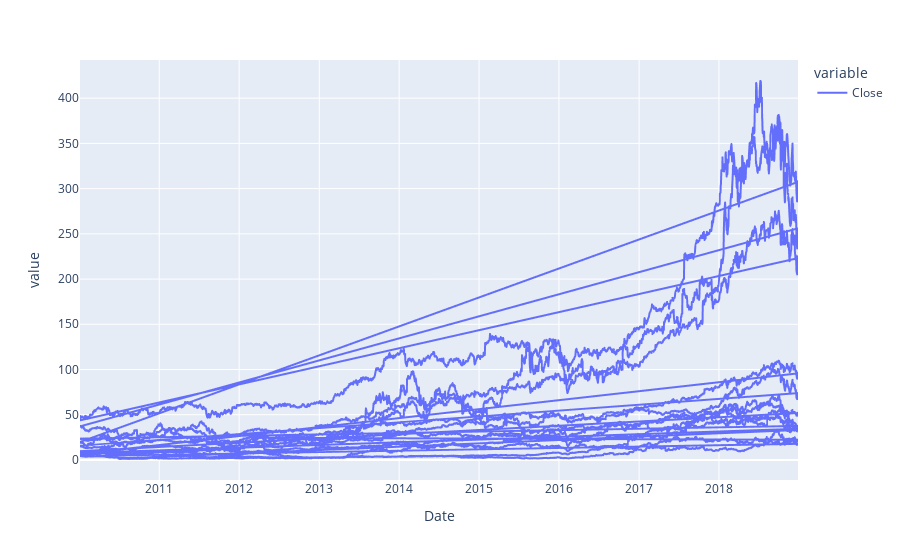

Notebook code cell kept with this figure:
### Code cell
fig1 = px.line(df_ticker_return['Close'])
fig1

### Figure 1 — Plotly figure (JSON) as saved in the notebook; plotly's stock layout.template omitted (floating-point values rounded to 4 significant figures; data arrays with more than 128 entries replaced by an {"elided": "..."} marker saying what was removed)
{"data": [{"hovertemplate": "variable=Close<br>Date=%{x}<br>value=%{y}<extra></extra>", "legendgroup": "Close", "line": {"color": "#636efa", "dash": "solid"}, "marker": {"symbol": "circle"}, "mode": "lines", "name": "Close", "showlegend": true, "type": "scattergl", "x": {"elided": "26489 str values"}, "xaxis": "x", "y": {"elided": "26489 float values"}, "yaxis": "y"}], "layout": {"legend": {"title": {"text": "variable"}, "tracegroupgap": 0}, "margin": {"t": 60}, "xaxis": {"anchor": "y", "domain": [0, 1], "title": {"text": "Date"}}, "yaxis": {"anchor": "x", "domain": [0, 1], "title": {"text": "value"}}}}
